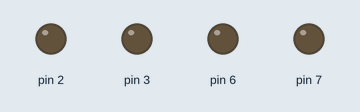
Recording of a sketch running on a simulated Arduino Uno, built with avr-gcc and run on an emulated ATmega328P. On the bench: output pins drawn as LEDs (lit = HIGH).

Above: at 0.05 s.
At 6.0 s:
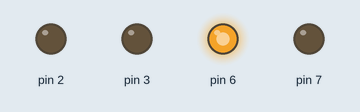
At 12.0 s:
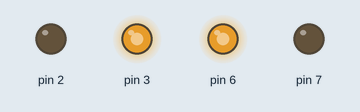
Timing chart, 0 to 15.6 s (numbered marks = the images above):
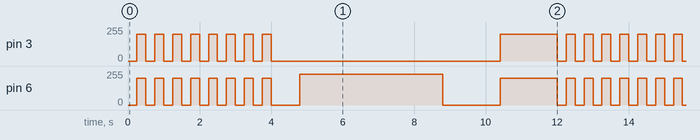

The sketch:

motor.ino
```cpp
/*
  Moving Robot Platform
  By: Omar ElGamal and Fatima Almaazmi
*/

void setup() {
  // initialize digital pin LED_BUILTIN as an output.
  // pinMode(LED_BUILTIN, OUTPUT);
  pinMode(2,OUTPUT);
  pinMode(3,OUTPUT);
  pinMode(6,OUTPUT);
  pinMode(7,OUTPUT);
  Serial.print("i worked");
}

int number = 0;

int leftMotor= 0;   //(2 and three)

int rightMotor= 0; //(6 and seven)

unsigned long previousMillis=0;

//intervals for the panic attacks

// int stopInterval= 400;

//Jittering
const long jittering= 250;
int jitterCount=16;
int jitterCounter=0;
bool stopJitter=false;

//Spinning
const long Spin= 800;
int spinCount=4;
int spinCounter=0;
bool stopSpin=false;

//Resolved
const long resolved= 1600;
int resolvedCounter=0;
bool resetAll=false;


void loop() {
  unsigned long currentMillis = millis();
  //Jittering
  if(jitterCounter<=jitterCount&& currentMillis - previousMillis >= jittering &&stopJitter==false){
    previousMillis = currentMillis;
    Serial.print("hiii");

    if(leftMotor==0 && rightMotor==0){
      leftMotor= 200;
      rightMotor= 200;
    }
    else{
      leftMotor= 0;
      rightMotor= 0;
    }

    analogWrite(3,leftMotor);
    analogWrite(6,rightMotor);

    jitterCounter=jitterCounter+1;

}
  if (jitterCounter==jitterCount){
    stopJitter=true;
    Serial.print("im here");
  }

  // Spinning
  if(currentMillis-previousMillis>=Spin && spinCounter<=spinCount && stopSpin==false &&stopSpin==false) {
      previousMillis = currentMillis;
      if(leftMotor==0 && rightMotor==0){
        leftMotor= 0;
        rightMotor= 230;
        }
      else{
        leftMotor= 0;
        rightMotor= 230;
      }

      analogWrite(3,leftMotor);
      analogWrite(6,rightMotor);

      spinCounter=spinCounter+1;
  }
  if (spinCount==spinCounter){
    stopSpin=true;
  }

  //Resolved
  if (stopSpin==true && stopJitter==true &&  resolvedCounter<=3 && currentMillis-previousMillis>=resolved ){
      previousMillis = currentMillis;
    if(leftMotor==0 && rightMotor==0){
        leftMotor= 200;
        rightMotor= 200;
        }
      else{
        leftMotor=0;
        rightMotor=0;
      }
      analogWrite(3,leftMotor);
      analogWrite(6,rightMotor);
      resolvedCounter= resolvedCounter+1;


  }

  //resetting the booleans and variables to start the seqeunce again
  if (resolvedCounter==3){
    jitterCounter=0;
    spinCounter=0;
    stopJitter=false;
    stopSpin=false;
    resolvedCounter=0;

  }


}
```

Measured:
- by itself, pin 3: repeats every 12.0 s: 7 × (0/255 0.25 s, 200/255 0.25 s), 0/255 6.4 s, 200/255 1.6 s, 0/255 0.25 s, 200/255 0.25 s
- by itself, pin 6: repeats every 12.0 s: 7 × (0/255 0.25 s, 200/255 0.25 s), 0/255 0.80 s, 230/255 4.0 s, 0/255 1.6 s, 200/255 1.6 s, 0/255 0.25 s, 200/255 0.25 s
